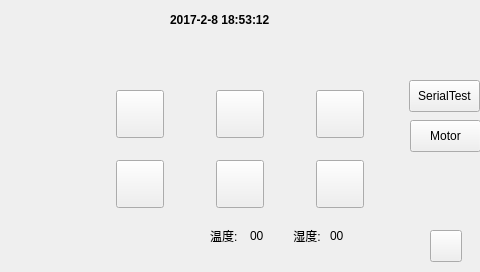
<?xml version="1.0" encoding="UTF-8"?>
<ui version="4.0">
 <class>SmartHome</class>
 <widget class="QWidget" name="SmartHome">
  <property name="geometry">
   <rect>
    <x>0</x>
    <y>0</y>
    <width>480</width>
    <height>272</height>
   </rect>
  </property>
  <property name="windowTitle">
   <string>Form</string>
  </property>
  <widget class="QLabel" name="BackBround">
   <property name="geometry">
    <rect>
     <x>0</x>
     <y>0</y>
     <width>480</width>
     <height>272</height>
    </rect>
   </property>
   <property name="minimumSize">
    <size>
     <width>480</width>
     <height>272</height>
    </size>
   </property>
   <property name="maximumSize">
    <size>
     <width>480</width>
     <height>272</height>
    </size>
   </property>
   <property name="text">
    <string>&lt;html&gt;&lt;head/&gt;&lt;body&gt;&lt;p&gt;&lt;img src=&quot;:/PINlock/logo/SmartHome.png&quot;/&gt;&lt;/p&gt;&lt;/body&gt;&lt;/html&gt;</string>
   </property>
  </widget>
  <widget class="QLabel" name="TimeDisplay">
   <property name="geometry">
    <rect>
     <x>170</x>
     <y>10</y>
     <width>141</width>
     <height>20</height>
    </rect>
   </property>
   <property name="text">
    <string>&lt;html&gt;&lt;head/&gt;&lt;body&gt;&lt;p&gt;&lt;span style=&quot; font-weight:600;&quot;&gt;2017-2-8 18:53:12&lt;/span&gt;&lt;/p&gt;&lt;/body&gt;&lt;/html&gt;</string>
   </property>
  </widget>
  <widget class="QPushButton" name="AboutButton">
   <property name="geometry">
    <rect>
     <x>316</x>
     <y>160</y>
     <width>48</width>
     <height>48</height>
    </rect>
   </property>
   <property name="styleSheet">
    <string notr="true">border-image: url(:/appliance/png/ICON/Flame_about.png);</string>
   </property>
   <property name="text">
    <string/>
   </property>
  </widget>
  <widget class="QPushButton" name="LightButton">
   <property name="geometry">
    <rect>
     <x>116</x>
     <y>90</y>
     <width>48</width>
     <height>48</height>
    </rect>
   </property>
   <property name="styleSheet">
    <string notr="true">border-image: url(:/appliance/svg/ICON/SVG/APPLIANCES_lamp.svg);</string>
   </property>
   <property name="text">
    <string/>
   </property>
  </widget>
  <widget class="QPushButton" name="FanButton">
   <property name="geometry">
    <rect>
     <x>216</x>
     <y>90</y>
     <width>48</width>
     <height>48</height>
    </rect>
   </property>
   <property name="styleSheet">
    <string notr="true">selection-background-color: qradialgradient(spread:pad, cx:0.5, cy:0.5, radius:1.245, fx:0.495708, fy:0.491, stop:0 rgba(0, 0, 0, 255), stop:1 rgba(255, 255, 255, 255));
border-image: url(:/appliance/svg/ICON/SVG/APPLIANCES_fan.svg);
alternate-background-color: qradialgradient(spread:pad, cx:0.5, cy:0.5, radius:1.245, fx:0.495708, fy:0.491, stop:0 rgba(0, 0, 0, 255), stop:1 rgba(255, 255, 255, 255));

</string>
   </property>
   <property name="text">
    <string/>
   </property>
  </widget>
  <widget class="QPushButton" name="TVButton">
   <property name="geometry">
    <rect>
     <x>316</x>
     <y>90</y>
     <width>48</width>
     <height>48</height>
    </rect>
   </property>
   <property name="styleSheet">
    <string notr="true">border-image: url(:/appliance/svg/ICON/SVG/APPLIANCES_monitor.svg);
</string>
   </property>
   <property name="text">
    <string/>
   </property>
  </widget>
  <widget class="QPushButton" name="FridgeButton">
   <property name="geometry">
    <rect>
     <x>116</x>
     <y>160</y>
     <width>48</width>
     <height>48</height>
    </rect>
   </property>
   <property name="styleSheet">
    <string notr="true">border-image: url(:/appliance/svg/ICON/SVG/APPLIANCES_refrigerator.svg);</string>
   </property>
   <property name="text">
    <string/>
   </property>
  </widget>
  <widget class="QPushButton" name="WHButton">
   <property name="geometry">
    <rect>
     <x>216</x>
     <y>160</y>
     <width>48</width>
     <height>48</height>
    </rect>
   </property>
   <property name="styleSheet">
    <string notr="true">border-image: url(:/appliance/svg/ICON/SVG/APPLIANCES_Kettle.svg);</string>
   </property>
   <property name="text">
    <string/>
   </property>
  </widget>
  <widget class="QPushButton" name="LockButton">
   <property name="geometry">
    <rect>
     <x>430</x>
     <y>230</y>
     <width>32</width>
     <height>32</height>
    </rect>
   </property>
   <property name="styleSheet">
    <string notr="true">border-image: url(:/power_lock/ICON/Power_Lock/lock.png);</string>
   </property>
   <property name="text">
    <string/>
   </property>
  </widget>
  <widget class="QPushButton" name="SerialButton">
   <property name="geometry">
    <rect>
     <x>409</x>
     <y>80</y>
     <width>71</width>
     <height>32</height>
    </rect>
   </property>
   <property name="text">
    <string>SerialTest</string>
   </property>
  </widget>
  <widget class="QPushButton" name="MotorButton">
   <property name="geometry">
    <rect>
     <x>410</x>
     <y>120</y>
     <width>71</width>
     <height>32</height>
    </rect>
   </property>
   <property name="text">
    <string>Motor</string>
   </property>
  </widget>
  <widget class="QLabel" name="temp_display">
   <property name="geometry">
    <rect>
     <x>250</x>
     <y>220</y>
     <width>32</width>
     <height>32</height>
    </rect>
   </property>
   <property name="minimumSize">
    <size>
     <width>32</width>
     <height>32</height>
    </size>
   </property>
   <property name="maximumSize">
    <size>
     <width>32</width>
     <height>32</height>
    </size>
   </property>
   <property name="text">
    <string>00</string>
   </property>
  </widget>
  <widget class="QLabel" name="label_2">
   <property name="geometry">
    <rect>
     <x>210</x>
     <y>220</y>
     <width>32</width>
     <height>32</height>
    </rect>
   </property>
   <property name="minimumSize">
    <size>
     <width>32</width>
     <height>32</height>
    </size>
   </property>
   <property name="maximumSize">
    <size>
     <width>32</width>
     <height>32</height>
    </size>
   </property>
   <property name="text">
    <string>温度:</string>
   </property>
  </widget>
  <widget class="QLabel" name="label_3">
   <property name="geometry">
    <rect>
     <x>290</x>
     <y>220</y>
     <width>38</width>
     <height>32</height>
    </rect>
   </property>
   <property name="sizePolicy">
    <sizepolicy hsizetype="Preferred" vsizetype="Preferred">
     <horstretch>32</horstretch>
     <verstretch>32</verstretch>
    </sizepolicy>
   </property>
   <property name="minimumSize">
    <size>
     <width>32</width>
     <height>32</height>
    </size>
   </property>
   <property name="text">
    <string> 湿度:</string>
   </property>
  </widget>
  <widget class="QLabel" name="hum_display">
   <property name="geometry">
    <rect>
     <x>330</x>
     <y>220</y>
     <width>32</width>
     <height>32</height>
    </rect>
   </property>
   <property name="sizePolicy">
    <sizepolicy hsizetype="Preferred" vsizetype="Preferred">
     <horstretch>32</horstretch>
     <verstretch>32</verstretch>
    </sizepolicy>
   </property>
   <property name="minimumSize">
    <size>
     <width>32</width>
     <height>32</height>
    </size>
   </property>
   <property name="text">
    <string>00</string>
   </property>
  </widget>
  <zorder>SerialButton</zorder>
  <zorder>MotorButton</zorder>
  <zorder>BackBround</zorder>
  <zorder>TimeDisplay</zorder>
  <zorder>AboutButton</zorder>
  <zorder>LightButton</zorder>
  <zorder>FanButton</zorder>
  <zorder>TVButton</zorder>
  <zorder>FridgeButton</zorder>
  <zorder>WHButton</zorder>
  <zorder>LockButton</zorder>
  <zorder>temp_display</zorder>
  <zorder>label_2</zorder>
  <zorder>label_3</zorder>
  <zorder>hum_display</zorder>
 </widget>
 <resources/>
 <connections/>
</ui>
